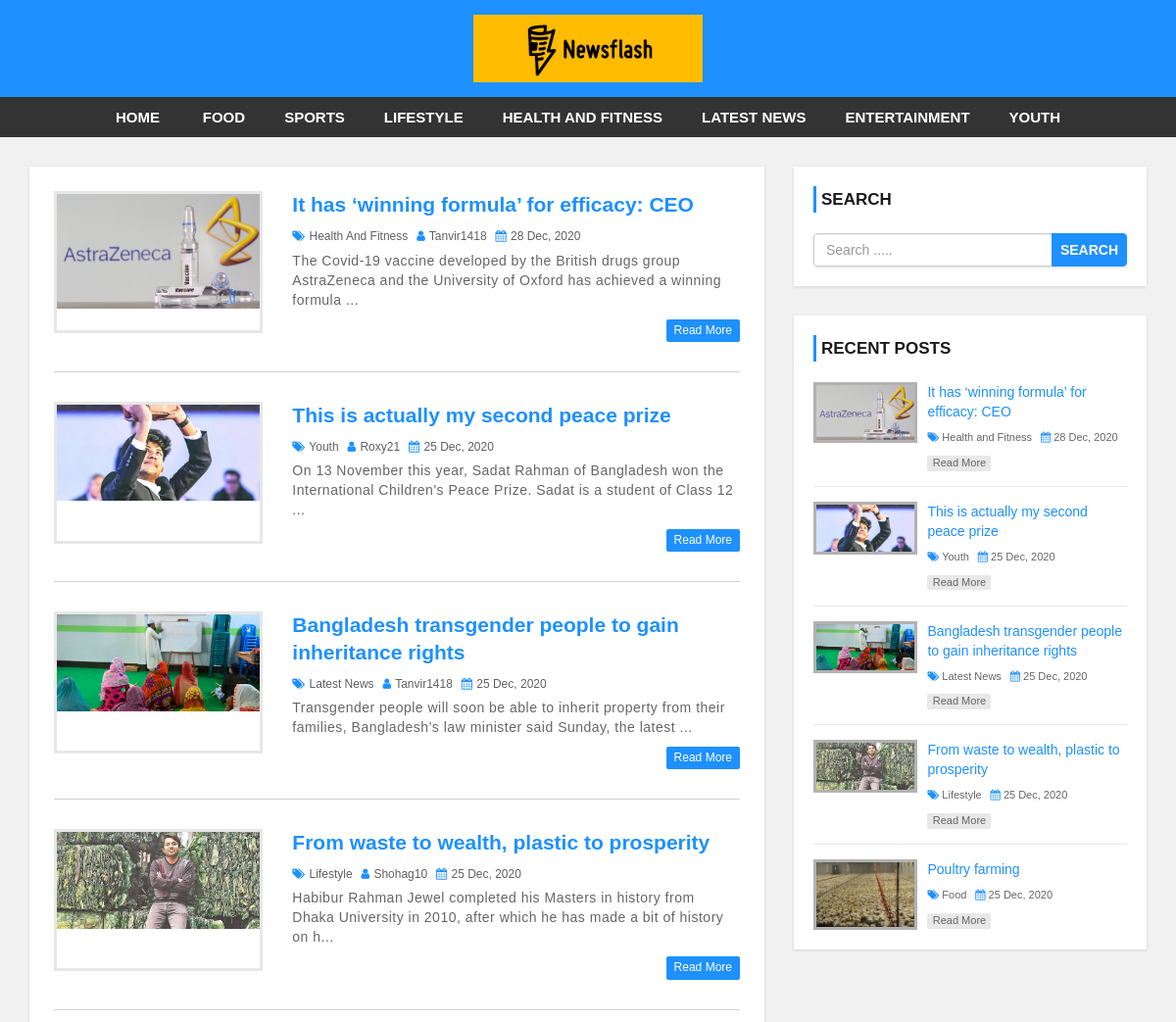
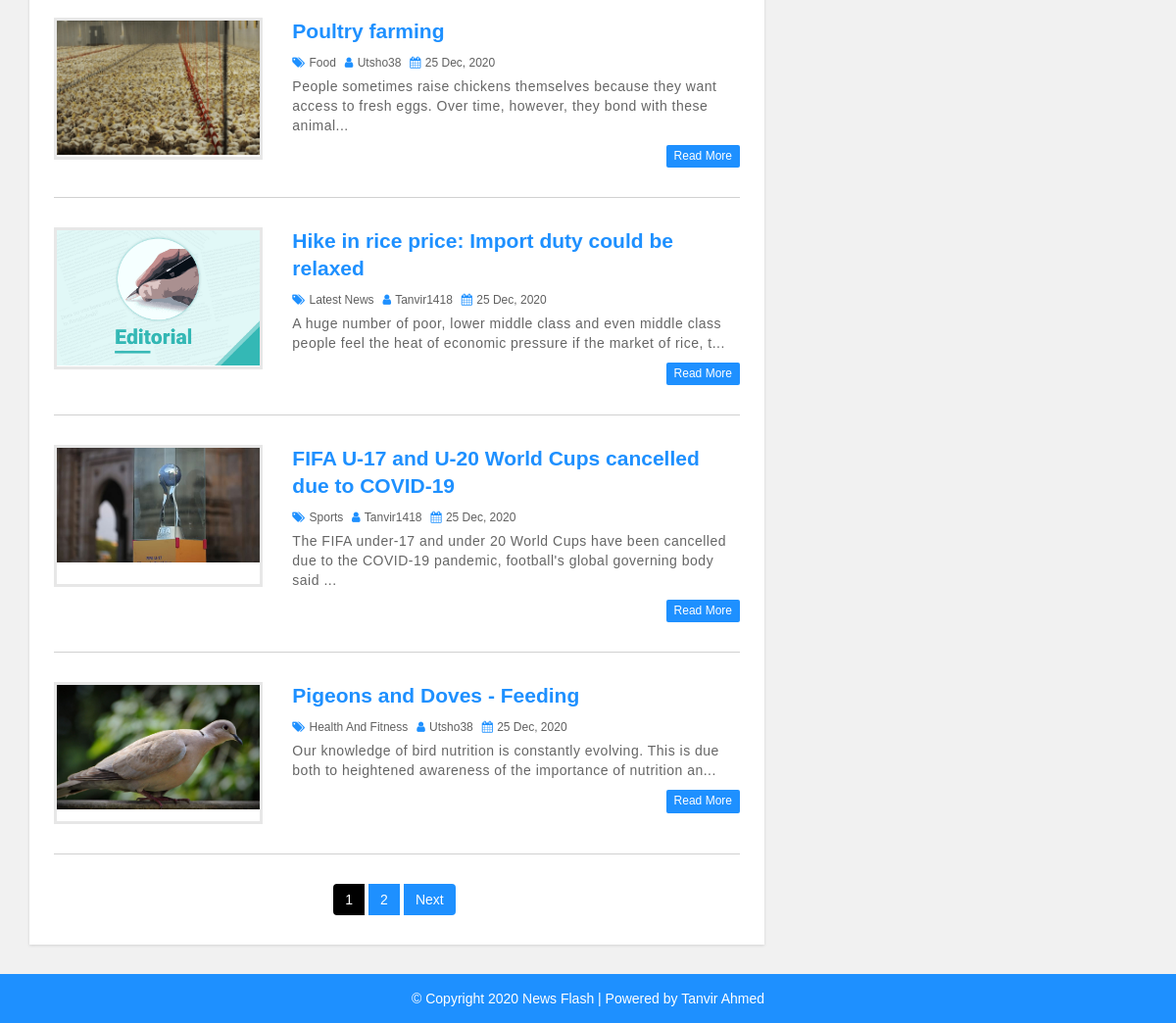
The page / on the database its author committed (2 pictures, top to bottom).
### tables this page shows
CREATE TABLE `settings` (
  `websitename` varchar(60) NOT NULL,
  `logo` varchar(50) NOT NULL,
  `footerdesc` varchar(255) NOT NULL
);

CREATE TABLE `category` (
  `category_id` int(11) NOT NULL,
  `category_name` varchar(100) NOT NULL,
  `post` int(11) NOT NULL DEFAULT 0
);

CREATE TABLE `post` (
  `post_id` int(11) NOT NULL,
  `title` varchar(100) NOT NULL,
  `description` text NOT NULL,
  `category` varchar(100) NOT NULL,
  `post_date` varchar(50) NOT NULL,
  `author` int(11) NOT NULL,
  `post_img` varchar(100) NOT NULL
);

CREATE TABLE `user` (
  `user_id` int(10) UNSIGNED NOT NULL,
  `first_name` varchar(30) NOT NULL,
  `last_name` varchar(30) NOT NULL,
  `username` varchar(30) DEFAULT NULL,
  `password` varchar(40) DEFAULT NULL,
  `role` int(11) NOT NULL
);

### config.php (called while the page is built, shortened)
<?php
    $hostname = "http://localhost/news-site";
?>

### index.php (the view, shortened to what this page needs)
<?php include 'header.php'; ?>
    <div id="main-content">
        <div class="container">
            <div class="row">
                <div class="col-md-8">
                    <div class="post-container">
                    <?php
                        require 'config.php';
                        $limit = 8;
                        if(isset($_GET['page'])){
                            $page = $_GET['page'];
                        }else{
                            $page = 1;
                        }
                        $offset = ($page - 1) * $limit;
                        $sql = "SELECT * FROM post
                        LEFT JOIN category ON post.category = category.category_id
                        LEFT JOIN user ON post.author = user.user_id
                        ORDER BY post.post_id DESC LIMIT {$offset},{$limit}";
                        $result = mysqli_query($conn, $sql) or die("Query Failed.");
                        if(mysqli_num_rows($result) > 0){
                            while($row = mysqli_fetch_assoc($result)){
                    ?>
                        <div class="post-content">
                            <div class="row">
                                <div class="col-md-4">
                                    <a class="post-img" href="single.php?id=<?php echo $row['post_id']; ?>"><img src="admin/upload/<?php echo $row['post_img']; ?>" alt=""/></a>
                                </div>
                                <div class="col-md-8">
                                    <div class="inner-content clearfix">
                                        <h3><a href='single.php?id=<?php echo $row['post_id']; ?>'><?php echo $row['title']; ?></a></h3>
                                        <div class="post-information">
                                            <span>
                                                <i class="fa fa-tags" aria-hidden="true"></i>
                                                <a href='category.php?cid=<?php echo $row['category']; ?>'><?php echo $row['category_name']; ?></a>
                                            </span>
                                            <span>
                                                <i class="fa fa-user" aria-hidden="true"></i>
                                                <a href='author.php?aid=<?php echo $row['author']; ?>'><?php echo $row['username']; ?></a>
                                            </span>
                                            <span>
                                                <i class="fa fa-calendar" aria-hidden="true"></i>
                                                <?php echo $row['post_date']; ?>
                                            </span>
                                        </div>
                                        <p class="description"><?php echo substr($row['description'], 0, 130). "..."; ?></p>
                                        <a class='read-more pull-right' href='single.php?id=<?php echo $row['post_id']; ?>'>read more</a>
                                    </div>
                                </div>
                            </div>
                        </div>
                    <?php
                        }
                    }else{
                        echo "<h2>No Record Found.</h2>";
                    }
                    $sql1 = "SELECT * FROM post";
                    $result1 = mysqli_query($conn, $sql1) or die("Query Failed.");
                    if(mysqli_num_rows($result1) > 0){
                        $total_records = mysqli_num_rows($result1);
                        $total_page = ceil($total_records / $limit);
                        echo "<ul class='pagination admin-pagination'>";
                        for($i=1; $i<=$total_page; $i++){
                            if($i == $page){
                                $active = "active";
                            }else{
                                $active = "";
                            }
                            echo '<li><a class="'.$active.'" href="index.php?page='.$i.'">'.$i.'</a></li>';
                        }
                        if($total_page > $page){
                            echo '<li><a href="index.php?page='.($page + 1).'">Next</a></li>';
                        }
                        echo "</ul>";
                    }
                    ?>
                    </div>
                </div>
                <?php include 'sidebar.php'; ?>
            </div>
        </div>
    </div>
<?php include 'footer.php'; ?>

### header.php (shortened to what this page needs)
<?php
    require "config.php";
?>
<!DOCTYPE html>
<html lang="en">
<head>
    <link rel="stylesheet" href="css/bootstrap.min.css" />
    <link rel="stylesheet" href="css/font-awesome.css">
    <link rel="stylesheet" href="css/style.css">
</head>
<body>
<div id="header">
    <div class="container">
        <div class="row">
            <div class=" col-md-offset-4 col-md-4">
            <?php
                require 'config.php';
                $sql = "SELECT * FROM settings";
                $result = mysqli_query($conn, $sql) or die("Query Failed.");
                if(mysqli_num_rows($result) > 0){
                    while($row = mysqli_fetch_assoc($result)){
                        if($row['logo'] == ""){
                            echo '<a href="index.php"><h1>'.$row['websitename'].'</h1></a>';
                        } else{
                            echo '<a href="index.php" id="logo"><img src="admin/images/'.$row['logo'].'"></a>';
                        }
                    }
                }
            ?>
            </div>
        </div>
    </div>
</div>
<div id="menu-bar">
    <div class="container">
        <div class="row">
            <div class="col-md-12">
            <?php
                require 'config.php';
                $sql = "SELECT * FROM category WHERE post > 0";
                $result = mysqli_query($conn, $sql) or die("Query Failed. : Dynamic Category");
                if(mysqli_num_rows($result) > 0) {
                    $active = "";
            ?>
                <ul class='menu'>
                    <li><a href="<?php echo $hostname; ?>">Home</a></li>
                    <?php while($row = mysqli_fetch_array($result)) {
                        echo '<li><a class="'.$active.'" href="category.php?cid='.$row['category_id'].'">'.$row['category_name'].'</a></li>';
                    } ?>
                </ul>
                <?php } ?>
            </div>
        </div>
    </div>
</div>

### sidebar.php
<div id="sidebar" class="col-md-4">
    <div class="search-box-container">
        <h4>Search</h4>
        <form class="search-post" action="search.php" method ="GET">
            <div class="input-group">
                <input type="text" name="search" class="form-control" placeholder="Search ....." required>
                <span class="input-group-btn">
                    <button type="submit" class="btn btn-danger">Search</button>
                </span>
            </div>
        </form>
    </div>
    <div class="recent-post-container">
        <h4>Recent Posts</h4>
        <?php
            require 'config.php';
            $limit = 5;
            $sql = "SELECT * FROM post
            LEFT JOIN category ON post.category = category.category_id
            ORDER BY post.post_id DESC LIMIT {$limit}";
            $result = mysqli_query($conn, $sql) or die("Query Failed. : Recent Post.");
            if(mysqli_num_rows($result) > 0){
                while($row = mysqli_fetch_assoc($result)){
        ?>
        <div class="recent-post">
            <a class="post-img" href="single.php?id=<?php echo $row['post_id']; ?>">
                <img src="admin/upload/<?php echo $row['post_img']; ?>" alt=""/>
            </a>
            <div class="post-content">
                <h5><a href="single.php?id=<?php echo $row['post_id']; ?>"><?php echo $row['title']; ?></a></h5>
                <span>
                    <i class="fa fa-tags" aria-hidden="true"></i>
                    <a href='category.php?cid=<?php echo $row['category']; ?>'><?php echo $row['category_name']; ?></a>
                </span>
                <span>
                    <i class="fa fa-calendar" aria-hidden="true"></i>
                    <?php echo $row['post_date']; ?>
                </span>
                <a class="read-more" href="single.php?id=<?php echo $row['post_id']; ?>">read more</a>
            </div>
        </div>
        <?php
                }
            }
        ?>
    </div>
</div>

### footer.php
<div id ="footer">
    <div class="container">
        <div class="row">
            <div class="col-md-12">
            <?php
                require 'config.php';
                $sql = "SELECT * FROM settings";
                $result = mysqli_query($conn, $sql) or die("Query Failed.");
                if(mysqli_num_rows($result) > 0){
                    while($row = mysqli_fetch_assoc($result)){
            ?>
                <span><?php echo $row['footerdesc']; ?></span>
            <?php
                    }
                }
            ?>
            </div>
        </div>
    </div>
</div>
</body>
</html>

### css/style.css (style rules this page uses)
body { background: #f1f1f1; font-family: sans-serif,arial,Helvetica; }
a, a:hover, a:focus { text-decoration: none; outline: none; }
ul { margin:0; padding:0; list-style:none; }
form { background: #fff; padding: 25px; box-shadow:0 1px 3px rgba(0, 0, 0, 0.13); }
#header { background: #1e90ff; text-align: center; padding: 15px; }
#logo { display: inline-block; width: 65%; }
#logo img { width: 100%; }
#menu-bar { background: #333; text-align: center; }
#menu-bar .menu > li { display: inline-block; }
.menu > li > a { padding: 10px 20px; display: block; text-transform: uppercase; color: #fff; font-size: 15px; font-weight:600; transition:all 0.5s ease 0s; }
#main-content { padding: 30px 0; min-height: 750px; }
#main-content .post-container { background-color: #fff; padding: 25px; box-shadow: 0 1px 3px rgba(0, 0, 0, 0.13); }
#main-content .post-content { border-bottom: 1px solid #d1d1d1; padding: 0 0 30px; margin-bottom:30px; }
#main-content .post-content img { width: 100%; }
#main-content .post-content .post-img { border: 3px solid #e7e7e7; display: block; height: 145px; overflow: hidden; transition: border .3s; }
#main-content .post-content h3 { font-size: 21px; line-height: 28px; font-weight: 600; margin: 0 0 7px; }
#main-content .post-content h3 a { color: #1e90ff; transition:all 0.3s; }
#main-content .post-content .post-information span { color: #606060; font-size: 12px; text-transform: capitalize; margin: 0 5px 5px 0; display: inline-block; }
#main-content .post-content .post-information i { color: #1e90ff; margin-right: 1px; }
#main-content .post-content .post-information a { color: #606060; text-decoration: none; }
#main-content .post-content p, #main-content .single-post p { color: #666; font-size: 14px; letter-spacing: 0.5px; margin:0 0 10px; }
#main-content .post-content a.read-more { color: #fff; background-color: #1E90FF; font-size: 12px; text-transform: capitalize; padding: 3px 8px; border-radius: 2px; transition: all 0.3s; }
.pagination { display: block; text-align: center; margin: 0; }
.pagination li { display:inline-block; margin: 0 5px 0 0; }
.pagination li a { border: none; background: #1e90ff; color: #fff; }
i.fa { color:#222; }
#sidebar h4 { color: #1A1A1A; font-size: 17px; line-height: 27px; font-weight:600; text-transform: uppercase; padding: 0 0 0 5px; margin: 0 0 21px; border-left: 3px solid #1e90ff; }
#sidebar .search-box-container { background-color: #fff; padding: 20px; margin: 0 0 30px; box-shadow: 0 1px 3px rgba(0, 0, 0, 0.13); }
#sidebar .search-post { padding: 0; }
#sidebar .search-post input { color: #606060; }
#sidebar .search-post .btn { font-weight: 600; text-transform: uppercase; padding: 6px 8px; background-color: #1E90FF; border-color: #1E90FF; outline: none; }
#sidebar .recent-post-container { padding: 20px; background: #fff; box-shadow: 0 1px 3px rgba(0, 0, 0, 0.13); }
#sidebar .recent-post { border-bottom: 1px solid #e7e7e7; padding: 0 0 15px; margin: 0 0 15px; }
#sidebar .recent-post:last-child { margin: 0; padding: 0; border: none; }
#sidebar .recent-post .post-img { display: inline-block; width: 33%; border: 3px solid rgba(0,0,0,0.3); vertical-align: top; transition: border .3s; }
#sidebar .recent-post .post-img img { width: 100%; }
#sidebar .recent-post .post-content { width: 65%; display: inline-block; border: none; padding: 0 0 0 7px; margin: 0; }
#sidebar .recent-post h5 { font-size: 14px; line-height: 20px; margin: 0 0 5px; }
#sidebar .recent-post h5 a { color: #1E90FF; }
#sidebar .recent-post span { color: #666; font-size: 11px; display: inline-block; margin: 0 5px 10px 0; }
#sidebar .recent-post span a { color: #666; }
#sidebar .recent-post span i { color: #1E90FF; }
#sidebar .recent-post a.read-more { color: #666; background-color: rgba(0,0,0,0.09); width: 65px; font-size: 11px; text-align: center; padding: 0; display: block; transition: all 0.3s; }
#footer { color: #fff; padding:15px 0; text-align:center; background-color:#1e90ff; }
#footer a { color:#fff; }
li a.active { color: white; background-color: black; }

### rows shown on the page
settings: logo (picture), footerdesc "© Copyright 2020 News Flash | Powered by Tanvir Ahmed"
category: category_name "FOOD"
category: category_name "SPORTS"
category: category_name "LIFESTYLE"
category: category_name "HEALTH AND FITNESS"
category: category_name "LATEST NEWS"
category: category_name "ENTERTAINMENT"
category: category_name "YOUTH"
post: post_img (picture), title "It has ‘winning formula’ for efficacy: CEO", category.category_name "Health And Fitness", user.username "Tanvir1418", post_date "28 Dec, 2020", description "The Covid-19 vaccine developed by the British drugs group AstraZeneca and the University of Oxford has achieved a winning formula", category.category_name "Health and Fitness"
post: post_img (picture), title "This is actually my second peace prize", category.category_name "Youth", user.username "Roxy21", post_date "25 Dec, 2020", description "On 13 November this year, Sadat Rahman of Bangladesh won the International Children's Peace Prize. Sadat is a student of Class 12"
post: post_img (picture), title "Bangladesh transgender people to gain inheritance rights", category.category_name "Latest News", user.username "Tanvir1418", post_date "25 Dec, 2020", description "Transgender people will soon be able to inherit property from their families, Bangladesh’s law minister said Sunday, the latest"
post: post_img (picture), title "From waste to wealth, plastic to prosperity", category.category_name "Lifestyle", user.username "Shohag10", post_date "25 Dec, 2020", description "Habibur Rahman Jewel completed his Masters in history from Dhaka University in 2010, after which he has made a bit of history on h"
post: post_img (picture), title "Poultry farming", category.category_name "Food", user.username "Utsho38", post_date "25 Dec, 2020", description "People sometimes raise chickens themselves because they want access to fresh eggs. Over time, however, they bond with these animal"
post: post_img (picture), title "Hike in rice price: Import duty could be relaxed", category.category_name "Latest News", user.username "Tanvir1418", post_date "25 Dec, 2020", description "A huge number of poor, lower middle class and even middle class people feel the heat of economic pressure if the market of rice, t"
post: post_img (picture), title "FIFA U-17 and U-20 World Cups cancelled due to COVID-19", category.category_name "Sports", user.username "Tanvir1418", post_date "25 Dec, 2020", description "The FIFA under-17 and under 20 World Cups have been cancelled due to the COVID-19 pandemic, football's global governing body said"
post: post_img (picture), title "Pigeons and Doves - Feeding", category.category_name "Health And Fitness", user.username "Utsho38", post_date "25 Dec, 2020", description "Our knowledge of bird nutrition is constantly evolving. This is due both to heightened awareness of the importance of nutrition an"
